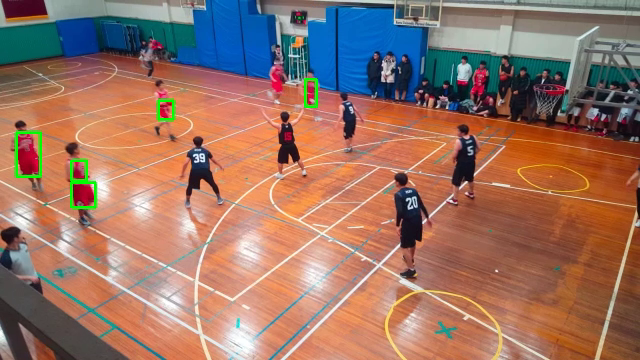
#> input picture frame 1 of basketball_output.mp4, 640 x 360 px, given in place of the camera
$ python opencv_main.py   (older library calls are emulated)
#> lines starting #> are read from the running program, lines starting #| are printed output that depends on the picture; after the words box and inside, x2 and y2 are one past the last pixel; in counts of white or black regions, pixels touching at a corner belong together; long printed decimals are rounded
### transfer_view.py
import cv2
import numpy as np
import canvas_show as cs


# @brief : 변환 행렬 구하는 함수
# @param : 원래 이미지의 각 꼭짓점 좌표
# @return : 변환행렬, 변환된 이미지의 가로, 세로
def get_trans_matrix(tl, bl, tr, br):

    # 오리지널 이미지
    pts1 = np.float32([tl, bl, tr, br])

    # 변환된 이미지의 가로세로 길이 계산
    width_a = np.sqrt(((br[0] - bl[0]) ** 2) + ((br[1] - bl[1]) ** 2))
    width_b = np.sqrt(((tr[0] - tl[0]) ** 2) + ((tr[1] - tl[1]) ** 2))
    height_a = np.sqrt(((tr[0] - br[0]) ** 2) + ((tr[1] - br[1]) ** 2))
    height_b = np.sqrt(((tl[0] - bl[0]) ** 2) + ((tl[1] - bl[1]) ** 2))

    trans_image_weight = max(int(width_a), int(width_b))
    trans_image_height = max(int(height_a), int(height_b))

    # 변환된 새로운 이미지의 가로세로 행렬 만들기
    pts2 = np.array([
        [0, 0],
        [0, trans_image_height - 1],
        [trans_image_weight - 1, 0],
        [trans_image_weight - 1, trans_image_height - 1]], dtype="float32")

    # 변환 행렬
    trans_matrix = cv2.getPerspectiveTransform(pts1, pts2)

    return trans_matrix, trans_image_weight, trans_image_height


# @brief : 각 선수들의 좌표를 (탑뷰로) 변환 하는 함수
# @param : 원래이미지, 우리팀좌표, 적팀좌표, 기타물체좌표, 변환행렬, 변환된 이미지 가로, 변환된 이미지 세로
# @return : 변환된 이미지, 변환된 우리팀 좌표, 변환된 적팀 좌표, 변환된 기타물체 좌표
def trans_object_point(original_image, our_team_point, enemy_team_point, other_point, trans_matrix, trans_image_weight, trans_image_height):

    trans_our_team_point = None
    trans_enemy_team_point = None
    trans_other_point = None

    dst = cv2.warpPerspective(original_image, trans_matrix, (trans_image_weight, trans_image_height))

    original_1 = np.array([(our_team_point)], dtype=np.float32)
    trans_our_team_point = cv2.perspectiveTransform(original_1, trans_matrix)

    print(trans_our_team_point)
    cs.draw_circle(dst, trans_our_team_point, (255, 0, 0))

    cs.canvas_show(trans_our_team_point,trans_enemy_team_point,trans_other_point,trans_image_weight,trans_image_height)

    cv2.imshow('dst',dst)


    # [23 lines of commented-out code are left out]

    return dst, trans_our_team_point, trans_enemy_team_point, trans_other_point

### canvas_show.py
import numpy as np
import cv2
import random

def canvas_show(our_team_point, enemy_team_point, other_point, w, h):

    img = np.zeros((h, w, 3), np.uint8)
    draw_circle(img, our_team_point, (255, 0, 0))
    #draw_circle(img, enemy_team_point, (0, 0, 255))


    cv2.imshow('img', img)
    cv2.waitKey(1)

# @brief : 테스트(시각화)용 점 찍어주는 함수
# @param : 이미지, 좌표, 색
# @return : 없음
def draw_circle(image, point, rgb):
    for i in point:
        for i2 in i:
            cv2.circle(image, (tuple)(i2), 3, rgb, -1)

# [15 lines left out: functions draw_circle2, draw_circle3, not called in this run]

### opencv_main.py
import cv2
import numpy as np
import transfer_view as tv


video = cv2.VideoCapture('0')

fourcc = cv2.VideoWriter_fourcc(*'XVID')
out = cv2.VideoWriter('basketball_output.mp4',fourcc, 30.0, (640,360))

knn = cv2.createBackgroundSubtractorKNN()

point = []

frame_count = 0

M,trans_h,trans_w = tv.get_trans_matrix([2,183],[259,345],[163,58],[524,32])

enemy_team_point =[]
other_point = []


while True:
    ret, frame = video.read()
#> frame is the input picture: shape (360, 640, 3); mean B, G, R 100.4, 115.5, 153.4
    moving = knn.apply(frame)
#> moving: shape (360, 640); every value is 255
    cv2.imshow('mvoing',moving)

    cv2.imshow('frame',frame)

    # Morphology의 opening, closing을 통해서 노이즈제거
    kernel = np.ones((3, 3), np.uint8)
    opening = cv2.morphologyEx(frame, cv2.MORPH_OPEN, kernel, iterations=1)
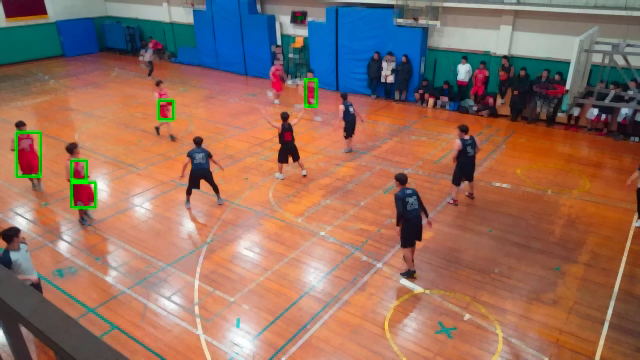
#> opening: shape (360, 640, 3); mean B, G, R 95.2, 110.5, 148.9
    cv2.imshow('opening',opening)

    # 붉은색 mask 씌우기
    opening_hsv = cv2.cvtColor(opening,cv2.COLOR_BGR2HSV)
#> opening_hsv: shape (360, 640, 3); mean H, S, V 37.8, 134.5, 166.1
    mask = cv2.inRange(opening_hsv, np.array((150., 150., 50.)), np.array((190., 255., 255.)))
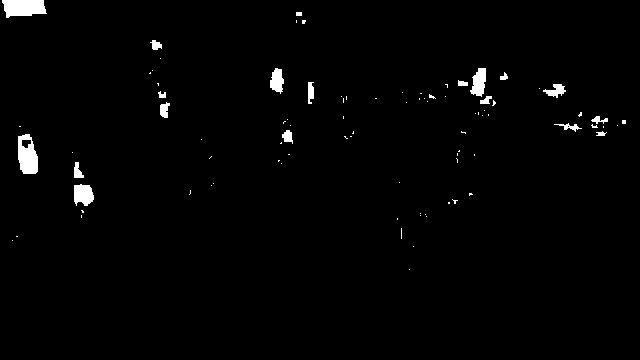
#> mask: shape (360, 640); 1.5% white; 89 white regions (70 under 20 px), largest, box (x1, y1, x2, y2) and area: (2, 0, 47, 18) 635, (18, 134, 38, 174) 598, (74, 184, 94, 206) 349
    cv2.imshow('masks', mask)

    # 붉은색 mask에 Morpholgy로 잡음 제거
    opening2 = cv2.morphologyEx(mask, cv2.MORPH_OPEN, kernel, iterations=1)
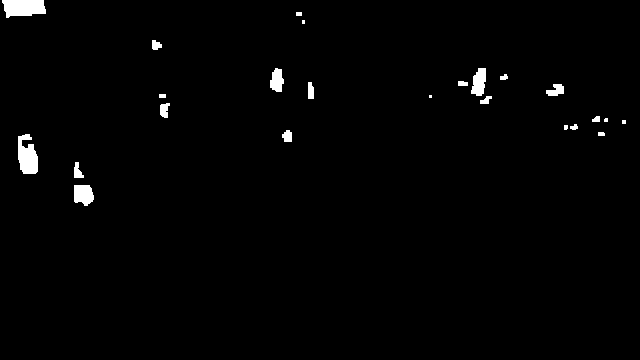
#> opening2: shape (360, 640); 1.4% white; 24 white regions (5 under 20 px)
    cv2.imshow('opening2 mask',opening2)


    _, contours, _ = cv2.findContours(opening2, cv2.RETR_EXTERNAL, cv2.CHAIN_APPROX_NONE)
#> contours = 24 contours, 8 with area under 20; largest, box (x1, y1, x2, y2) and area: (2, 0, 46, 18) 578, (18, 134, 38, 174) 527, (74, 185, 94, 206) 308, (471, 68, 486, 96) 272, (270, 68, 284, 92) 214
    for c in contours:
        x, y, w, h = cv2.boundingRect(c)

        area = w * h
        if area < 200 or y < 40:
            continue

        if frame_count < 1500:
            if y < 75 or x > 540 and x < 550:
                continue
        else:
            if w > h or (y > 65 and y < 70 and x > 230 and x < 266) or (x > 470 and x < 475 and y < 75 and y > 65):
                continue


        # point.append([x,y,w,h])
        point.append([x,y])
        print(x, y, area)

        cv2.rectangle(frame, (x, y), (x + w, y + h), (0, 255, 0), 2)
#> this loop made 24 passes
#> (x, y, w, h, area) on passes 1, 2, 3, 4, 5, 6, 7, 10, 11, 12, 14, 15: (74, 185, 20, 21, 420), (74, 162, 10, 16, 160), (18, 134, 20, 40, 800), (598, 132, 7, 4, 28), (282, 130, 10, 12, 120), (564, 125, 4, 5, 20), (570, 124, 8, 6, 48), (592, 116, 8, 6, 48), (160, 103, 10, 15, 150), (480, 96, 12, 8, 96), (159, 94, 7, 4, 28), (546, 84, 18, 12, 216)
#| 74 185 420
#| 18 134 800
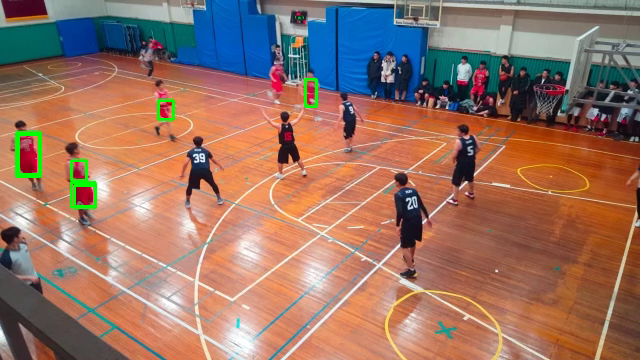
#> frame: shape (360, 640, 3); 0.26% of pixels changed, all inside (x1, y1, x2, y2) = (17, 133, 96, 208)
#> after the loop, point = [[74, 185], [18, 134]]

    cv2.imshow('frame',frame)
    out.write(frame)

    print('point;',point)
#| point; [[74, 185], [18, 134]]

    dst, trans_our_team_point, trans_enemy_team_point, trans_other_point = tv.trans_object_point(frame, point, enemy_team_point, other_point, M, trans_w, trans_h)
#> in trans_object_point, `dst = cv2.warpPerspective(original_image, trans_matrix, (trans_image_w..`:
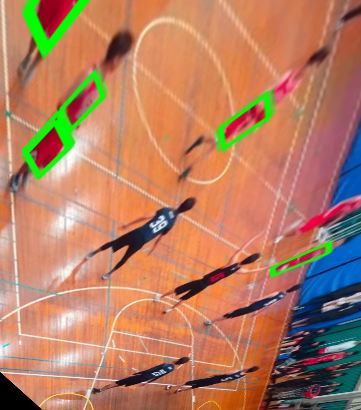
#> dst: shape (410, 361, 3); mean B, G, R 97.6, 125.8, 179.8
#> in trans_object_point, `trans_our_team_point = cv2.perspectiveTransform(original_1, trans_matr..`: trans_our_team_point = [[54.87, 121.7], [114.4, -117.6]]
#| [[[  54.866  121.672 ]
#|   [ 114.357  -117.637]]]
#> the loop in draw_circle, `for i in point:` made 1 pass
#> i on pass 1: [[54.87, 121.7], [114.4, -117.6]]
#> the loop in draw_circle (call 2), `for i in point:` made 1 pass
#> trans_our_team_point = [[54.87, 121.7], [114.4, -117.6]]

    cv2.imshow('trans',dst)


    frame_count = frame_count + 1
    cv2.waitKey(1)
